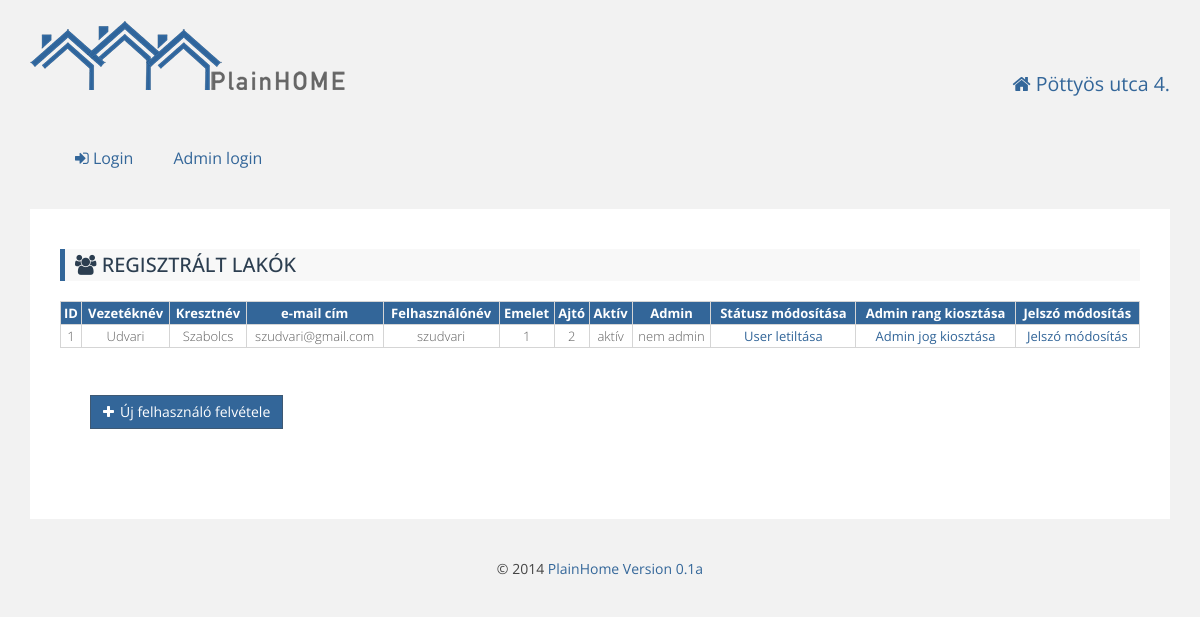
Page /allresidents.php on the earlier database version.
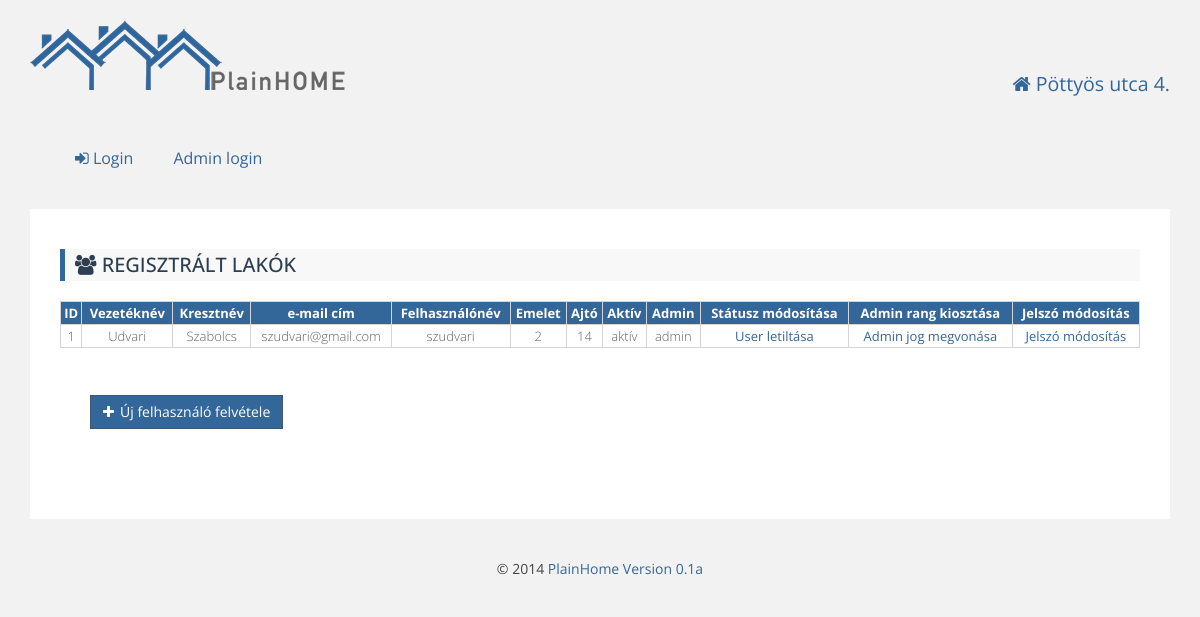
Same page on the later database version.
### tables this page shows
CREATE TABLE IF NOT EXISTS `residents` (
  `id` int(11) NOT NULL AUTO_INCREMENT,
  `firstname` varchar(100) NOT NULL,
  `lastname` varchar(100) NOT NULL,
  `email` varchar(100) NOT NULL,
  `username` varchar(25) NOT NULL,
  `password` varchar(512) NOT NULL,
  `depositid` int(11) NOT NULL,
  `active` int(11) NOT NULL DEFAULT '1',
  `admin` int(11) NOT NULL DEFAULT '0',
  PRIMARY KEY (`id`),
  UNIQUE KEY `deposit_id` (`depositid`),
  UNIQUE KEY `e-mail` (`email`)
);

CREATE TABLE IF NOT EXISTS `deposits` (
  `id` int(11) NOT NULL AUTO_INCREMENT,
  `floor` varchar(5) NOT NULL,
  `door` varchar(4) NOT NULL,
  `area` double NOT NULL,
  `residents_no` int(11) NOT NULL,
  `area_ratio` double NOT NULL,
  `resident_name` text NOT NULL,
  PRIMARY KEY (`id`)
);

### allresidents.php (called while the page is built, shortened)
<?php
include_once 'db.php';
include_once 'html.php';
htmlHead($website['title'], $house['name']);
webheader($_SESSION);
listResidents();
addUser();
htmlEnd();

### db.php (the view, shortened to what this page needs)
<?php
function listResidents() {
    $sql = "SELECT `residents`.`id`,`residents`.`firstname`,`residents`.`lastname`,"
            . "`residents`.`email`,`residents`.`username`,`deposits`.`floor`,"
            . "`deposits`.`door`,`residents`.`active`,`residents`.`admin` "
            . "FROM residents LEFT JOIN `deposits` ON `residents`.`depositid` = `deposits`.`id`";
    $result = mysql_query($sql);
    $table = array();
    while ($row = mysql_fetch_assoc($result)) {
        $table[] = $row;
    }
    for ($i = 0; ($i < mysql_num_rows($result)); $i++) {
        if ($table[$i]['active'] == 1)
        {
            $table[$i]['active'] = "aktív";
        }
        else
        {
            $table[$i]['active'] = "nem aktív";
        }
        if ($table[$i]['admin'] < 1)
        {
            $table[$i]['admin'] = "nem admin";
        }
        else
        {
            $table[$i]['admin'] = "admin";
        }
    }
    echo '<div class="content">';
    echo  '<h3 class="primary"><i class="fa fa-users"></i> Regisztrált lakók </h3>';
    echo '<table id="responsiveTable" class="large-only" cellspacing="0">';
    echo <<<EOT
   <tr align="left" class="primary">
   <th> ID </th>
   <th> Vezetéknév </th>
   <th> Kresztnév </th>
   <th> e-mail cím</th>
   <th> Felhasználónév</th>
   <th> Emelet </th>
   <th> Ajtó </th>
   <th> Aktív </th>
   <th> Admin </th>
   <th> Státusz módosítása  </th>
   <th> Admin rang kiosztása  </th>
   <th> Jelszó módosítás </th>
   </tr>
EOT;
    echo "<tbody>";
    foreach ($table as $row) {
        echo '<tr>';
        foreach ($row as $value) {
        echo "<td>$value</td>";
        }
        if ($row['active'] == "aktív")
        {
            echo "<td><a id=\"alink\" href=\"update_ustatus.php?uid={$row['id']}"
            . "&status=1\">User letiltása</a></td>";
        }
        else
        {
            echo "<td><a id=\"alink\" href=\"update_ustatus.php?uid={$row['id']}"
            . "&status=0\">User aktiválása</a></td>";
        }
        if ($row['admin'] == "admin")
        {
            echo "<td><a id=\"alink\" href=\"update_astatus.php?uid={$row['id']}"
            . "&status=1\">Admin jog megvonása</a></td>";
        }
        else
        {
            echo "<td><a id=\"alink\" href=\"update_astatus.php?uid={$row['id']}"
            . "&status=0\">Admin jog kiosztása</a></td>";
        }
 echo <<<EOT
        <td><a href="update_upassword.php?uid={$row['id']}">Jelszó módosítás</a></td>
EOT;
	        echo '</tr>';
	    }
	    echo '</tbody>';
	    echo '</table>';
}

### html.php (shortened to what this page needs)
<?php
function htmlHead($title, $house) {
    echo <<<EOT
	<!doctype html>
<html>
    <head>
        <meta http-equiv="Content-Type" content="text/html; charset=UTF-8">
		<meta name="viewport" content="width=device-width, initial-scale=1.0">
		<link href="favicon.ico" rel="icon" type="image/x-icon" />
        <title>$title - $house</title>
        <script src="http://code.jquery.com/jquery.min.js"></script>
        <script src="js/bootstrap.js"></script>
        <script src="js/bootstrap-dialog.js" type="text/javascript"></script>
        <link href='http://fonts.googleapis.com/css?family=Open+Sans' rel='stylesheet' type='text/css'>
        <link href="css/bootstrap-dialog.css" rel="stylesheet" type="text/css"/>
		<link href="css/bootstrap.css" rel="stylesheet">
		<link href="css/style.css" rel="stylesheet">
		<link href="css/plainhome.css" rel="stylesheet">
		<link href="css/datepicker.css" rel="stylesheet">
		<link href="css/font-awesome.min.css" rel="stylesheet">
	<!--[if lt IE 9]>
		<script src="js/html5shiv.js"></script>
		<script src="js/respond.js"></script>
	<![endif]-->
     </head>
    <body>
EOT;
}
function htmlEnd() {
    echo <<<EOT
			</div>
			<div class="footer">
				<p class="textCenter">
					&copy; 2014 <a href="http://webariel.hu" target="_blank">PlainHome Version 0.1a</a></p>
			</div>
		</div>
		<script src="js/jquery.js"></script>
		<script src="js/plainhome.js"></script>
		<script type="text/javascript" src="js/stacktable.js"></script>
	</body>
	</html>
EOT;
}
function addUser() {
    echo <<<EOT
<div class="content">
    <button id="newuser" value="Új felhasználó felvétele" class="btn btn-success btn-icon"><i class="fa fa-plus"></i>Új felhasználó felvétele</button>
   <div id="adduser">
   <h3>Új felhasználó felvétele</h3>
    <form action="add.php" method="post">
        <div class="form-group">
            <label for="firstname">Vezetéknév</label>
            <input type="text" id="firstname" name="firstname" class="form-control"></div><br>
        <div class="form-group">
            <label for="lastname">Keresztnév</label>
            <input type="text" id="lastname" name="lastname" class="form-control"></div><br>
        <div class="form-group">
            <label for="email">E-mail</label>
            <input type="text" id="email" name="email" class="form-control"></div><br>
        <div class="form-group">
            <label for="username">Felhasználónév</label>
            <input type="text" id="username" name="username" class="form-control"></div><br>
        <div class="form-group">
            <label for="floor">Emelet</label>
            <input type="text" id="floor" name="floor" class="form-control"></div><br>
        <div class="form-group">
            <label for="door">Ajtó</label>
            <input type="text" id="door" name="door" class="form-control"></div><br>
        <div class="form-group">
            <label for="pass">Jelszó</label>
            <input type="password" id="pass" name="pass" class="form-control"></div><br>
        <div class="form-group">
            <label for="pass2">Jelszó újra</label>
            <input type="password" id="pass2" name="pass2" class="form-control"></div><br>
        <button type="input" name="submit" value="Hozzáad" class="btn btn-success btn-icon"><i class="fa fa-plus"></i>Hozzáad</button>
    </form>
</div>
</div>
EOT;
}
function webheader($user) {
    global $house;
    echo <<<EOT
    <div class="container">
	    <div class="row">
	        <div class="col-md-8">
	            <div class="logo">
	                <a href="index.php"><img alt="PlainHome" src="pics/logo.png" /></a>
	            </div>
	        </div>
	        <div class="col-md-4 userInfo">
	            <p class="textRight"><i class="fa fa-home"></i> {$house['name']}</p>
	        </div>
	        <div>
	            <div class="nav">
	                <input type="checkbox" id="toggle" />
EOT;
    if (!isset($user["user"]))
    {
        echo <<<EOT
	            <div>
	                <label for="toggle" class="toggle" data-open="Menü" data-close="Bezár" onclick></label>
	                <ul class="menu">
	                    <li><a href="login.php"><i class="fa fa-sign-in"></i> Login</a></li>
	                    <li><a href="adminlogin.php">Admin login</a></li>
	                </ul>
	            </div>
EOT;
    }
    echo <<<EOT
                </div>
			</div>
	    </div>
EOT;
}

### css/style.css (style rules this page uses)
body { background: #f2f2f2; color: #444444; font-family: "Open Sans",sans-serif; font-size: 14px; line-height: 1.42857; }
h1, h2, h3, h4, h5, h6, .h1, .h2, .h3, .h4, .h5, .h6 { font-family: "Open Sans", sans-serif; color: #999999; line-height: 1.1; padding: 2px 0; margin-top: 10px; margin-bottom: 20px; }
h3.primary { background: #f8f8f8; padding: 5px 10px 5px 10px; color: #2c3e50; border-left: 5px solid #336699; font-size: 20px; text-transform: uppercase; }
p { margin: 10px 0; }
.container { max-width: 1250px; margin-left: auto; margin-right: auto; padding-left: 0; padding-right: 0; }
.container .content { padding: 30px; border-radius: 0; background-color: #ffffff; color: #606060; font-size: 1.2em; font-weight: 200; line-height: 1.4; margin-bottom: 30px; }
.btn { display: inline-block; padding: 6px 12px; margin-bottom: 0; font-size: 14px; font-weight: normal; line-height: 1.428571429; text-align: center; white-space: nowrap; vertical-align: middle; cursor: pointer; border: 1px solid transparent; border-radius: 0; -webkit-user-select: none; -moz-user-select: none; -ms-user-select: none; -o-user-select: none; user-select: none; }
.btn-icon i { margin-right: 6px; }
.btn-success { color: #ffffff; background-color: #336699; border-color: #3e5974; }
.menu > li { list-style: none; float:left; }
.nav { display: block; float: left; // margin: 5px 0 5px 0; }
.nav, .menu, .menu > li, .menu > li > a { height: 100%; }
.menu > li > a { display: block; padding: 42px 20px; text-decoration: none; font-weight: normal; font-size: 16px; line-height: 1; -webkit-box-sizing: border-box; -moz-box-sizing: border-box; box-sizing: border-box; -webkit-transition: all 0.25s linear; -moz-transition: all 0.25s linear; -o-transition: all 0.25s linear; transition: all 0.25s linear; }

### css/plainhome.css (style rules this page uses)
body { padding: 20px 30px; }
a { color: #336699; text-decoration: none; }
img { max-width: 100%; height: auto; vertical-align: middle; border: 0; -ms-interpolation-mode: bicubic; }
.textCenter { text-align: center; }
.textRight { text-align: right; font-size: 1.4em; color: #336699; margin: 50px 0 0 0; }
.logo:before, .logo:after { content: " "; display: table; }
.logo:after { clear: both; }
.logo { max-height: 42px; overflow-x: visible; margin-bottom: 30px; }
.footer:before, .footer:after { content: " "; display: table; }
.footer:after { clear: both; }
.footer { overflow-x: visible; margin-top: 30px; }
table { border-collapse: collapse; border-spacing: 0; width: 100%; margin: 1em 0; //table-layout: fixed; }
tr { border-bottom: 1px solid #d5d5d5; }
th { background: #f5f5f5; color: #444; //font-weight: bold; border-top: 1px solid #d5d5d5; }
th:first-of-type { border-left: 1px solid #d5d5d5; }
th { border-right: 1px solid #d5d5d5; }
td, th { padding: 2px; text-align: center; font-size: 13px; }
td:first-of-type { border-left: 1px solid #d5d5d5; }
td { border-right: 1px solid #d5d5d5; }
td a { font-weight: normal; }
.primary th { background: #336699; color: #ffffff; }

Differences in the rows shown:
changed residents "Udvari": text "Admin jog kiosztása" → "Admin jog megvonása"
Other differences:
new list line: "14"
new list line: "admin"
list line gone: "1"
list line gone: "nem admin"
